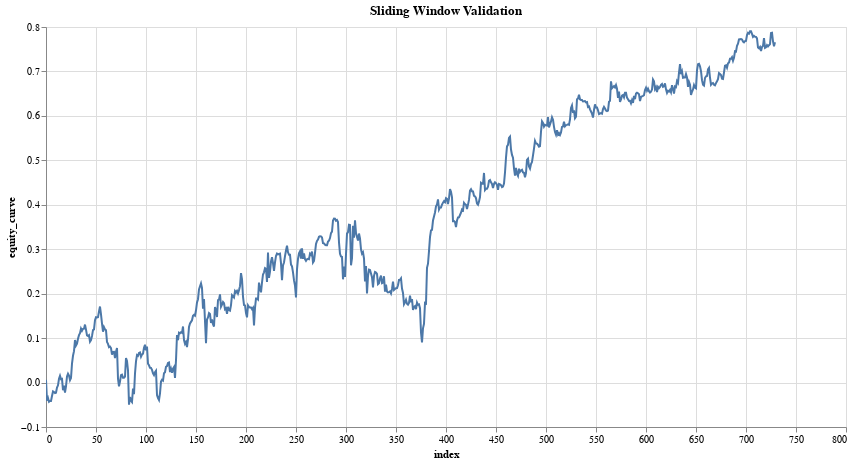

Notebook code cell kept with this figure:
### Code cell
research.plot_column(validation_results, 'equity_curve', title='Sliding Window Validation')

### Figure 1 — Vega-Lite specification as saved in the notebook (floating-point values rounded to 4 significant figures; data arrays with more than 128 entries replaced by an {"elided": "..."} marker saying what was removed)
{"config": {"view": {"continuousWidth": 300, "continuousHeight": 300}}, "data": {"name": "data-5f47aa8f59410fce2a816d60cace8f70"}, "mark": {"type": "line", "tooltip": true}, "encoding": {"x": {"field": "index", "type": "quantitative"}, "y": {"field": "equity_curve", "type": "quantitative"}}, "height": 400, "params": [{"name": "param_4", "select": {"type": "interval", "encodings": ["x", "y"]}, "bind": "scales"}], "title": "Sliding Window Validation", "width": 800, "$schema": "https://vega.github.io/schema/vega-lite/v5.20.1.json", "datasets": {"data-5f47aa8f59410fce2a816d60cace8f70": {"elided": "730 records"}}}
